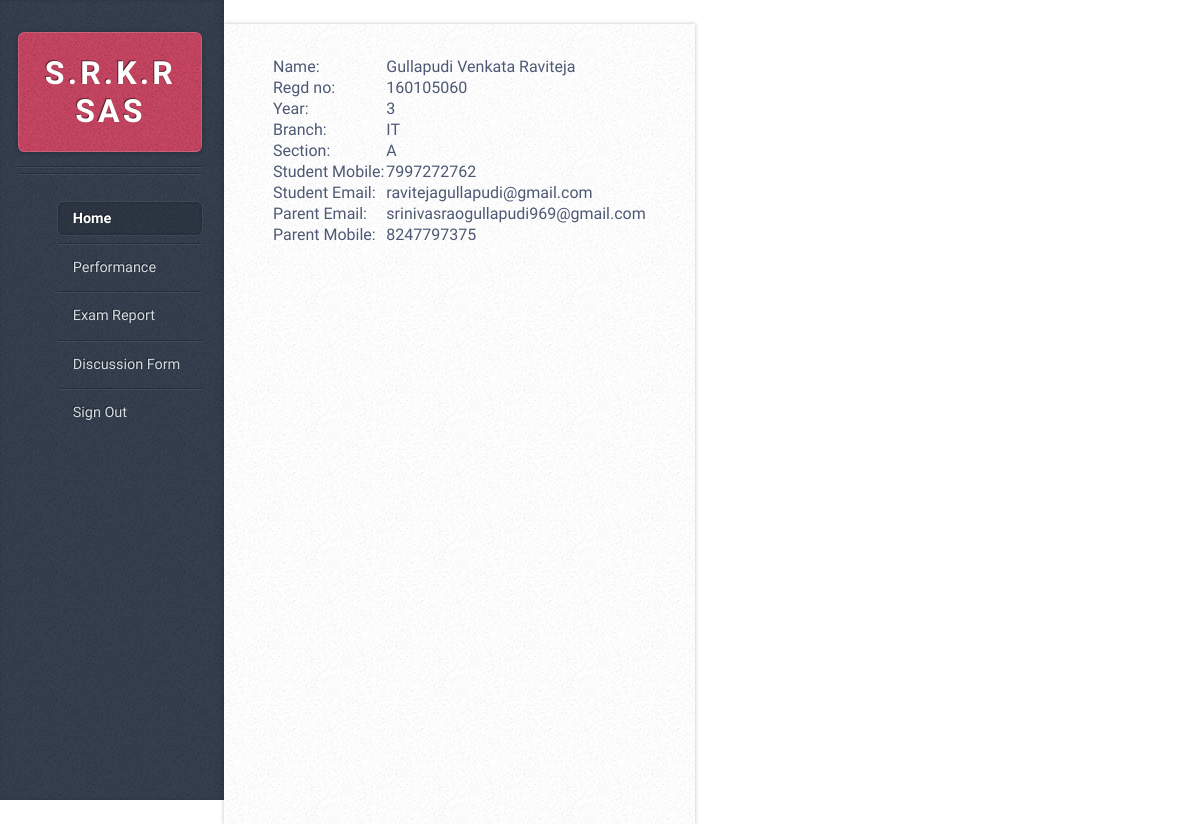
/details/1 (signed in), run on the app's committed database.
### student/models.py (models this page shows, shortened)
class Student_info(models.Model):
    regno = models.CharField(max_length=20)
    name = models.CharField(max_length=50)
    dept_id=models.IntegerField()
    year = models.IntegerField()
    section = models.CharField(max_length=3)
    student_mobile = models.IntegerField()
    student_email = models.EmailField()
    parent_email = models.EmailField()
    parent_mobile = models.IntegerField()

### dept/models.py (models this page shows)
class Dept(models.Model):
    dept_name=models.CharField(max_length=3)

### student/views.py (the view)
# urls.py: path('details/<int:regno_id>',views.details,name='details'),
@login_required
def details(request,regno_id):
    det = Student_info.objects.get(id=regno_id)
    dept_id= det.dept_id
    dept= Dept.objects.get(id=dept_id)
    return render(request,'details.html',{'det':det,'dept':dept})

### templates/details.html
{% include 'base.html' %}
<table>
    <tr>
        <td>Name:</td><td>{{det.name}}</td>
    </tr>
    <tr>
        <td>Regd no:</td><td>{{det.regno}}</td>
    </tr>
    <tr>
        <td>Year:</td><td>{{det.year }}</td>
    </tr>
    <tr>
        <td>Branch:</td><td>{{dept.dept_name}}</td>
    </tr>
    <tr>
        <td>Section:</td><td>{{det.section}}</td>
    </tr>
    <tr>
        <td>Student Mobile:</td><td>{{det.student_mobile}}</td>
    </tr>
    <tr>
        <td>Student Email:</td><td>{{det.student_email}}</td>
    </tr>
    <tr>
        <td>Parent Email:</td><td>{{det.parent_email}}</td>
    </tr>
    <tr>
        <td>Parent Mobile:</td><td>{{det.parent_mobile}}</td>
    </tr>
</table>
{% include 'footer.html' %}

### templates/static/assets/css/main.css (style rules this page uses)
body { line-height: 1; }
body { -webkit-text-size-adjust: none; }
*, *:before, *:after { -moz-box-sizing: border-box; -webkit-box-sizing: border-box; box-sizing: border-box; }
body { background-color: #e8e8e8; background-image: url("images/bg02.png"); font-family: 'Source Sans Pro', sans-serif; font-weight: 400; color: #565656; }
@media screen and (min-width: 737px) { body { height: 100%; line-height: 1.75em; } }
@media screen and (min-width: 737px) and (max-width: 1200px) { body { min-width: 1000px; font-size: 11pt; } }

### templates/static/assets/css/faq.css (style rules this page uses)
*, *:before, *:after { -webkit-box-sizing: inherit; box-sizing: inherit; }
html { -webkit-box-sizing: border-box; box-sizing: border-box; }
body { margin: 0; padding: 0; font-family: 'Hind', sans-serif; background: #fff; color: #4d5974; display: -webkit-box; display: -webkit-flex; display: -ms-flexbox; display: flex; min-height: 100vh; }

### data on the page
Student_info: name "Gullapudi Venkata Raviteja", regno "160105060", year "3", section "A", student_mobile "7997272762", student_email "ravitejagullapudi@gmail.com", parent_email "srinivasraogullapudi969@gmail.com", parent_mobile "8247797375"
Dept: dept_name "IT"
